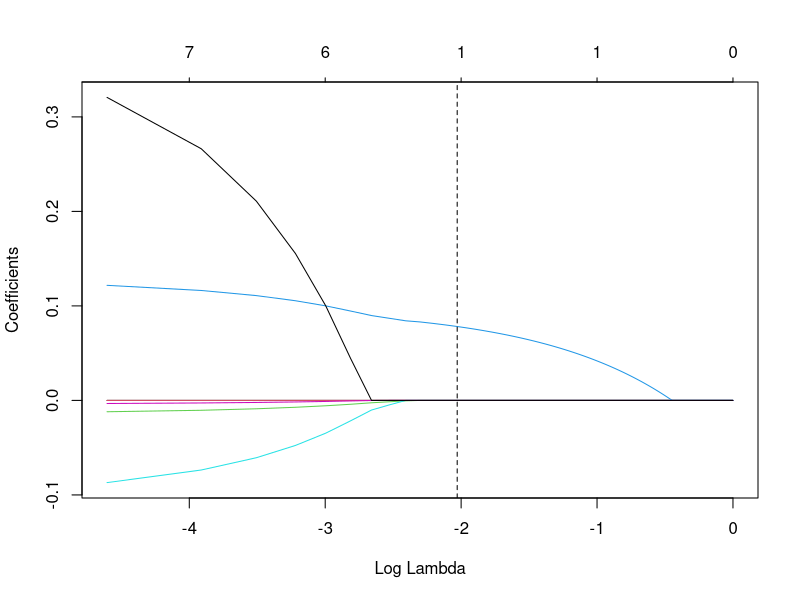
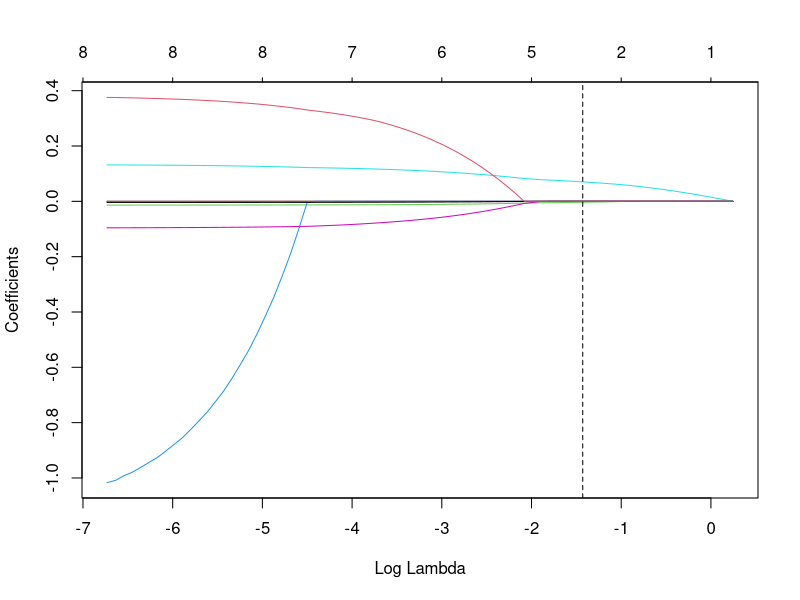
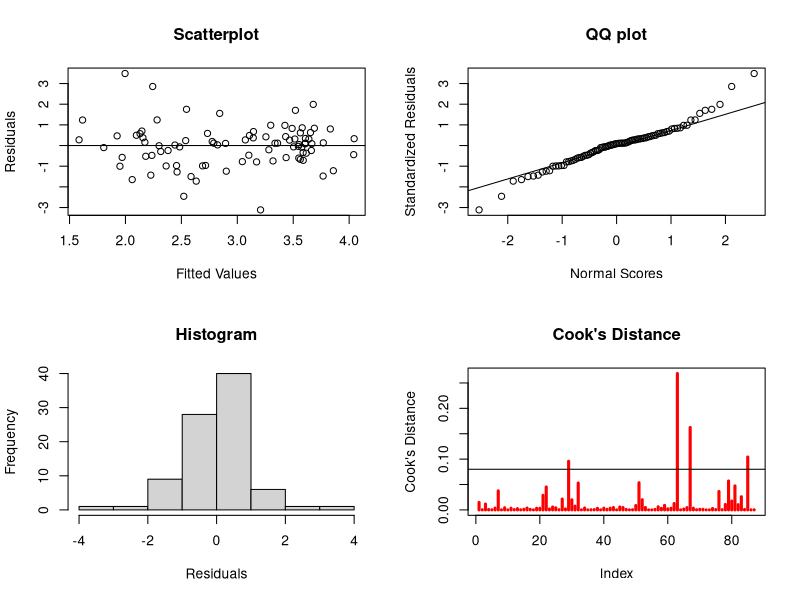
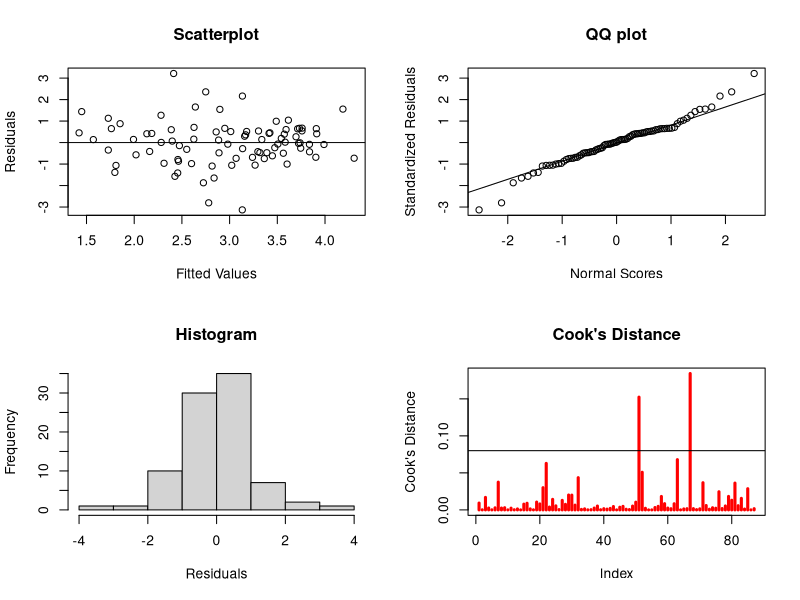
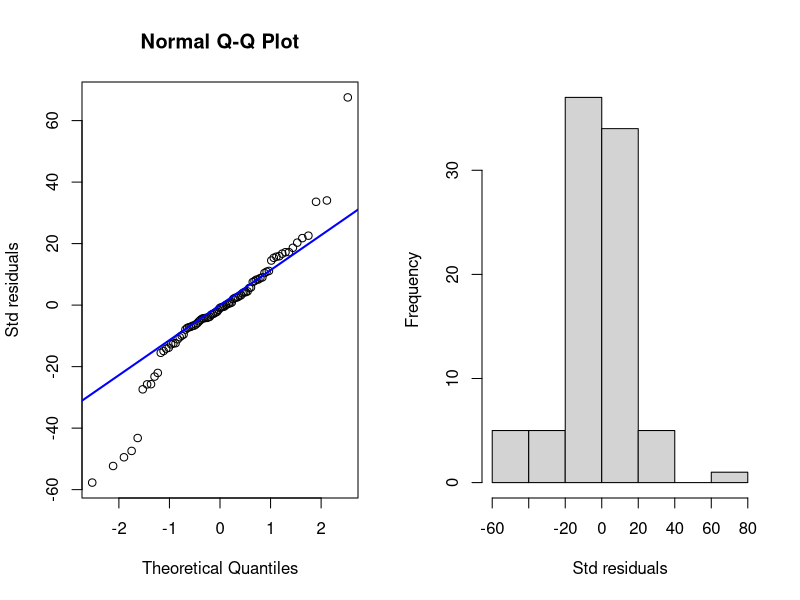

The R source for these figures, in order:
## ---- chunk 1
data <- read.csv("reg_data.csv")
sqdata <- data[-c(2, 5, 13)]
countries <- sqdata[1]
sqdata <- sqdata[-1]
sqdata
# summary(sqdata)
## ---- chunk 2

model_suicidelm <- lm(sqrt_suicides~., data=sqdata)
summary(model_suicidelm)
## ---- chunk 3
library(car)
vif(model_suicidelm)
1/(1-summary(model_suicidelm)$r.squared)
## ---- chunk 4
library(glmnet)
response <- data$sqrt_suicides
predictors <- model.matrix(sqrt_suicides ~ ., data = sqdata)
## ---- chunk 5
# Lasso
set.seed(0)
lambda = seq(0.01, 1, by=0.01)
suicide_model.cv=cv.glmnet(predictors,response,alpha=1,nfolds=10)
suicide_model = glmnet(predictors, response, alpha = 1, nlambda = 100,lambda=lambda)
coef(suicide_model,s=suicide_model.cv$lambda.min)
plot(suicide_model,xvar="lambda",lwd=1)
abline(v=log(suicide_model.cv$lambda.min),col='black',lty = 2,lwd=1)
## ---- chunk 6
# Elastic Net
set.seed(100)
suicide_model.cv=cv.glmnet(predictors,response,alpha=0.5,nfolds=10)
suicide_model = glmnet(predictors,response, alpha = 0.5, nlambda = 100)
coef(suicide_model,s=suicide_model.cv$lambda.min)
plot(suicide_model,xvar="lambda",lwd=1)
abline(v=log(suicide_model.cv$lambda.min),col='black',lty = 2,lwd=1)

## ---- chunk 7
minmod=lm(sqrt_suicides~1,data=data)
model_forward=step(minmod, scope = list(lower=minmod,upper=model_suicidelm), direction = "forward", trace=F)
summary(model_forward)
## ---- chunk 8
model_backward=step(model_suicidelm, scope = list(lower=minmod,upper=model_suicidelm), direction = "backward", trace=F)
summary(model_backward)
## ---- chunk 9
colnames(sqdata)
## ---- chunk 10
table = data.frame()
table[seq(1,8),1] = c(' ', ' ', ' ', ' ', 'x', 'x', ' ', 'x')
table[seq(1,8),2] = c(' ', ' ', ' ', ' ', 'x', 'x', ' ', 'x')
table[seq(1,8),3] = c(' ', ' ', ' ', ' ', 'x', ' ', ' ', ' ')
table[seq(1,8),4] = c(' ', ' ', 'x', ' ', 'x', ' ', ' ', ' ')
colnames(table) = c('Backward step', 'Forward step', 'Lasso', 'Elastic Net')
rownames(table) = c( "gdp_per_cap_usd", "population", "gini", "HDI", "median_age", "life_expectancy", "household_debt_percent_GDP", "happiness")
table
## ---- chunk 11
suicidelm_enet <- lm(sqrt_suicides ~ gini + median_age, data=sqdata)
summary(suicidelm_enet)
## ---- chunk 12
par(mfrow =c(2,2))
resids = rstandard(suicidelm_enet)
fits = suicidelm_enet$fitted
plot(fits, resids, xlab="Fitted Values", ylab="Residuals", main="Scatterplot")
abline(0,0)
qqnorm(resids, ylab="Standardized Residuals",
xlab="Normal Scores", main="QQ plot")
qqline(resids)
hist(resids, xlab="Residuals", main = "Histogram")

cook = cooks.distance(suicidelm_enet)
plot(cook, type="h", lwd=3, col="red", ylab = "Cook's Distance", main="Cook's Distance")
abline(4/50,0)

## ---- chunk 13
par(mfrow =c(2,2))
resids2 = rstandard(model_backward)
fits = model_backward$fitted
plot(fits, resids2, xlab="Fitted Values", ylab="Residuals", main="Scatterplot")
abline(0,0)
qqnorm(resids2, ylab="Standardized Residuals", xlab="Normal Scores", main="QQ plot")
qqline(resids2)
hist(resids2, xlab="Residuals", main = "Histogram")

cook = cooks.distance(model_backward)
plot(cook, type="h", lwd=3, col="red", ylab = "Cook's Distance", main="Cook's Distance")
abline(4/50,0)
## ---- chunk 14
# Poisson model
glmdata <- data[-c(1,2,5,12)]
suicide_poisson  = glm(suicide_no ~ gdp_per_cap_usd + gini+ HDI+median_age+life_expectancy+household_debt_percent_GDP+happiness + offset(log(population)), family = "poisson", data = glmdata)
summary(suicide_poisson)
## ---- chunk 15
# GOF test Poisson
1-pchisq(suicide_poisson$deviance,suicide_poisson$df.residual)
#with Pearson residuals
pResid <- resid(suicide_poisson, type = "pearson")
1-pchisq(sum(pResid^2),suicide_poisson$df.residual)
## ---- chunk 16
res = resid(suicide_poisson,type="deviance")
par(mfrow=c(1,2))
qqnorm(res, ylab="Std residuals")
qqline(res,col="blue",lwd=2)
hist(res,xlab="Std residuals", main="")
## ---- chunk 17
poisson_base <- glm(suicide_no ~ 1 + offset(log(population)), family = "poisson", data = glmdata)
poisson_backward <- step(suicide_poisson, scope = list(lower=poisson_base,upper=suicide_poisson), direction = "backward", trace=F)
summary(poisson_backward)
## ---- chunk 18
poisson_forward <- step(poisson_base, scope = list(lower=poisson_base,upper=suicide_poisson), direction = "forward", trace=F)
summary(poisson_forward)

## ---- chunk 19
# Overdispersion
suicide_poisson$deviance/suicide_poisson$df.res

## ---- chunk 20
# Quasifamily
suicide_poisson_quasi  = glm(suicide_no ~ gdp_per_cap_usd + gini+ HDI+median_age+life_expectancy+household_debt_percent_GDP+happiness + offset(log(population)), family = quasipoisson, data = glmdata)
summary(suicide_poisson_quasi)
## ---- chunk 21
# Negative Binomial
library(MASS)
nb <- glm.nb(glmdata$suicide_no ~ glmdata$gdp_per_cap_usd + glmdata$gini+ glmdata$HDI+glmdata$median_age+glmdata$life_expectancy+glmdata$household_debt_percent_GDP+glmdata$happiness, data=glmdata)
summary(nb)
